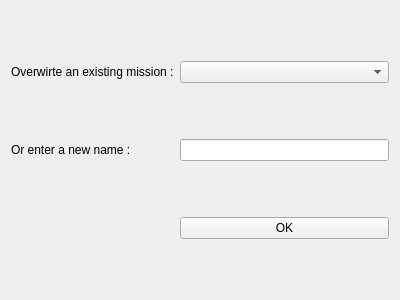
<?xml version="1.0" encoding="UTF-8"?>
<ui version="4.0">
 <class>Form</class>
 <widget class="QWidget" name="Form">
  <property name="geometry">
   <rect>
    <x>0</x>
    <y>0</y>
    <width>400</width>
    <height>300</height>
   </rect>
  </property>
  <property name="windowTitle">
   <string>Form</string>
  </property>
  <layout class="QGridLayout" name="gridLayout">
   <item row="3" column="1">
    <widget class="QPushButton" name="ok_button">
     <property name="text">
      <string>OK</string>
     </property>
    </widget>
   </item>
   <item row="0" column="0">
    <widget class="QLabel" name="label">
     <property name="text">
      <string>Overwirte an existing mission :</string>
     </property>
    </widget>
   </item>
   <item row="0" column="1">
    <widget class="QComboBox" name="mission_names"/>
   </item>
   <item row="2" column="1">
    <widget class="QLineEdit" name="new_mission_name"/>
   </item>
   <item row="2" column="0">
    <widget class="QLabel" name="label_2">
     <property name="text">
      <string>Or enter a new name :</string>
     </property>
    </widget>
   </item>
  </layout>
 </widget>
 <resources/>
 <connections/>
</ui>
